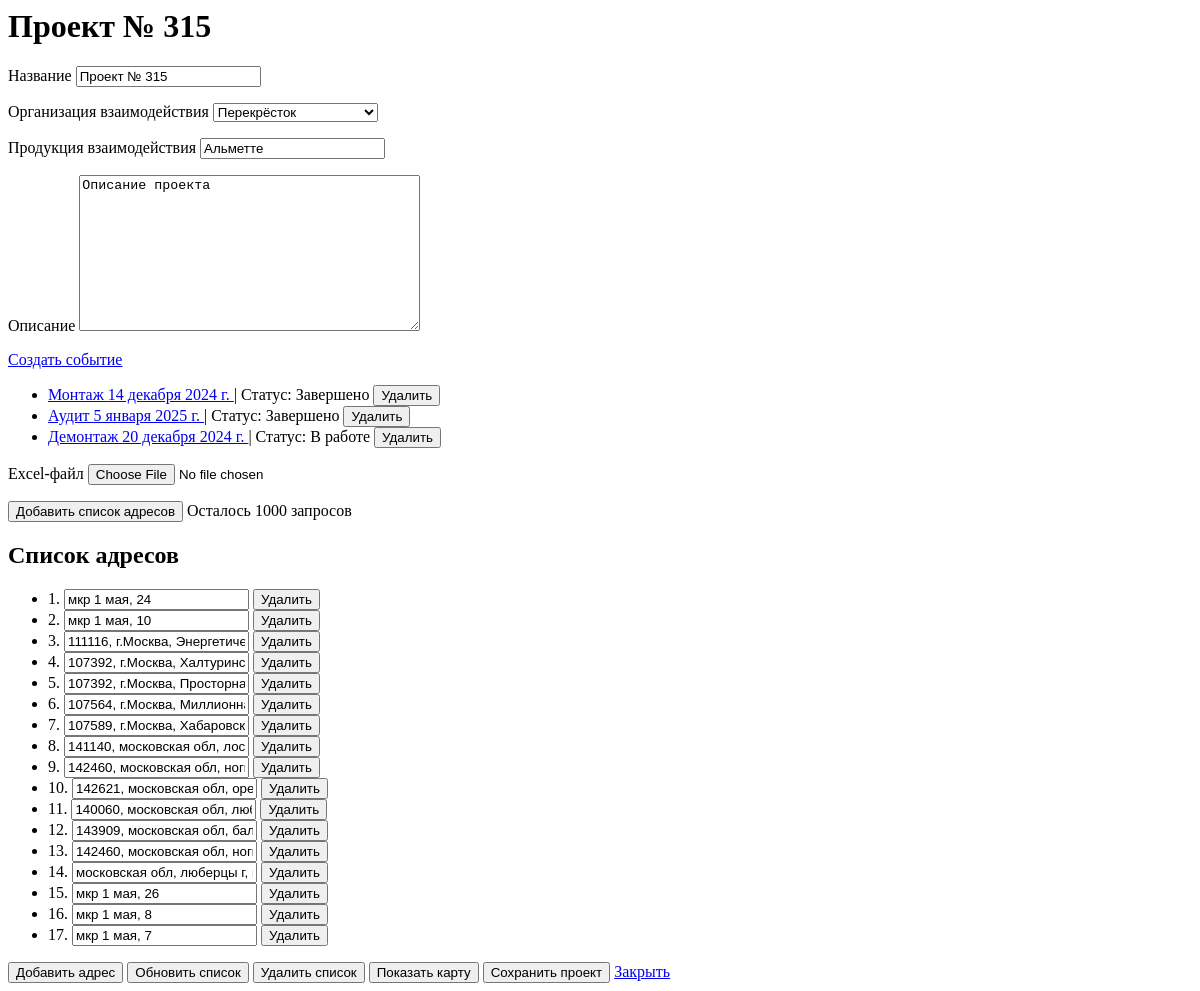
The app's page /projects/5/edit/ (signed in), older data.
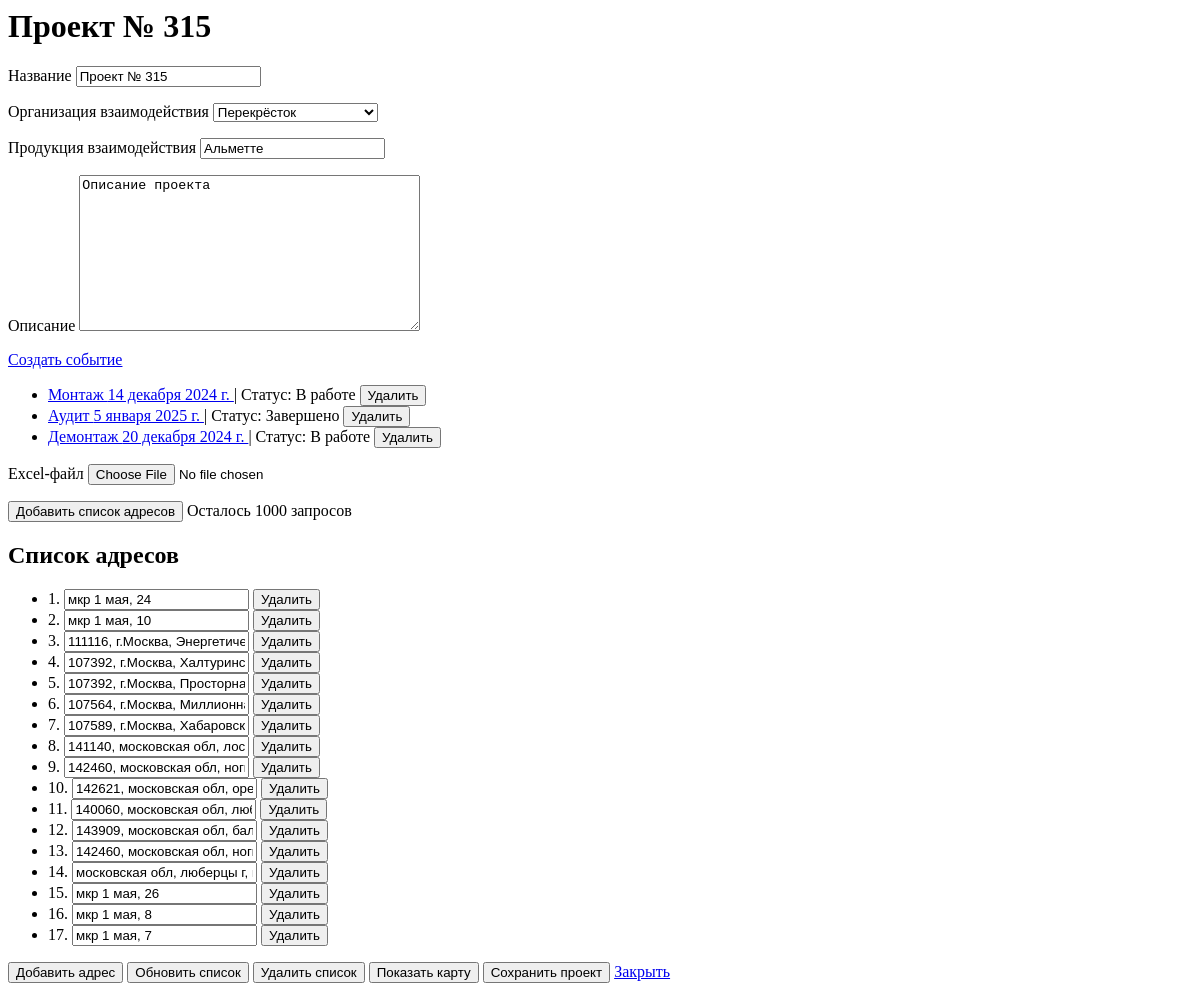
The same page, newer data.
### projects/models.py (models this page shows, shortened)
class Event(models.Model):
    EVENT_TYPES = (
        ('montage', 'Монтаж'),
        ('audit', 'Аудит'),
        ('dismantle', 'Демонтаж'),
    )
    STATUS_CHOICES = [
        ('created', 'Создано'),
        ('assigned', 'Назначено'),
        ('in_progress', 'В работе'),
        ('completed', 'Завершено'),
    ]
    project = models.ForeignKey(Project, related_name='events', on_delete=models.CASCADE)
    event_type = models.CharField(choices=EVENT_TYPES, max_length=20)
    status = models.CharField(max_length=11, choices=STATUS_CHOICES, default='created')
    description = models.TextField(blank=True)
    photo_count = models.IntegerField()
    event_date = models.DateField()
    duration_days = models.IntegerField()
    assigned_users = models.ManyToManyField(User, through='EventUser', blank=True, related_name='events_as_assignee')

### projects/views.py (the view)
# urls.py: path('<int:project_id>/edit/', views.edit_project, name='edit_project'),
@login_required
def edit_project(request, project_id):
    project = get_object_or_404(Project, pk=project_id)
    events = project.events.all()
    addresses = project.addresses.all()
    counter, created = RequestCounter.objects.get_or_create(user=request.user)
    remaining_requests = counter.count
    if request.method == 'POST':
        form = ProjectForm(request.POST, request.FILES, instance=project)
        if form.is_valid():
            if form.cleaned_data['organization'] == 'add_new':
                new_org = form.cleaned_data['new_organization']
                form.instance.organization = new_org
            else:
                form.instance.organization = form.cleaned_data['organization']
            form.save()
            return redirect('edit_project', project_id=project.id)
    else:
        form = ProjectForm(instance=project)
    return render(request, 'projects/edit_project.html', {
        'form': form,
        'project': project,
        'events': events,
        'addresses': addresses,
        'remaining_requests': remaining_requests,
    })

### projects/forms.py (shortened to what this page needs)
class ProjectForm(forms.ModelForm):
    organization_choices = [
        ("", "---------"),
        ("Пятёрочка", "Пятёрочка"),
        ("Перекрёсток", "Перекрёсток"),
        ("Магнит", "Магнит"),
        ("Лента", "Лента"),
        ("Дикси", "Дикси"),
        ("add_new", "Добавить организацию"),
    ]
    organization = forms.ChoiceField(choices=organization_choices, required=False)
    new_organization = forms.CharField(max_length=255, required=False, label='Новая организация')
    class Meta:
        model = Project
        fields = ['name', 'organization', 'product', 'description', 'excel_file']
        labels = {
            'name': 'Название',
            'description': 'Описание',
            'excel_file': 'Excel-файл',
            'organization': 'Организация взаимодействия',
            'product': 'Продукция взаимодействия',
        }

### projects/templates/projects/edit_project.html (shortened to what this page needs)
<html>
<head>
    {% load static %}
    <link rel="stylesheet" type="text/css" href="{% static 'projects/yandex-map-modal.css' %}">
    <link rel="stylesheet" href="//code.jquery.com/ui/1.12.1/themes/base/jquery-ui.css">
</head>
<body>
    <h1>{{ project.name }}</h1>
    <form id="project-form" method="POST" enctype="multipart/form-data">
        <p>
            <label for="{{ form.name.id_for_label }}">Название</label>
            {{ form.name }}
        </p>
        <p>
            <label for="{{ form.organization.id_for_label }}">Организация взаимодействия</label>
            {{ form.organization }}
        </p>
        <p>
            <label for="{{ form.product.id_for_label }}">Продукция взаимодействия</label>
            {{ form.product }}
        </p>
        <p>
            <label for="{{ form.description.id_for_label }}">Описание</label>
            {{ form.description }}
        </p>
    </form>
    <a href="{% url 'create_event' project.id %}">Создать событие</a>
    <ul>
        {% for event in events %}
        <li>
            <a href="{% url 'edit_event' event.id %}">
                {{ event.get_event_type_display }} {{ event.event_date }}
            </a>
            | Статус: {{ event.get_status_display }}
            <form method="POST" action="{% url 'delete_event' event.id %}" style="display:inline;">
                <button type="submit" onclick="return confirm('Вы уверены что хотите удалить событие?');">Удалить</button>
            </form>
        </li>
        {% empty %}
            <li>Нет событий.</li>
        {% endfor %}
    </ul>
    <p>
        <label for="{{ form.excel_file.id_for_label }}">Excel-файл</label>
        {{ form.excel_file }}
    </p>
    <button type="button" id="get-coordinates-btn">Добавить список адресов</button>
    <span id="remaining-requests">Осталось {{ remaining_requests }} запросов</span>
    <h2>Список адресов</h2>
    <ul id="addresses-list">
        {% for address in addresses %}
        <li data-id="{{ address.id }}">
            <span class="address-number">{{ forloop.counter }}.</span>
            <input class="address-name" value="{{ address.name }}" data-id="{{ address.id }}">
            <button class="delete-address-btn" data-id="{{ address.id }}">Удалить</button>
        </li>
        {% empty %}
        <li>Нет адресов.</li>
        {% endfor %}
    </ul>
    <button type="button" id="add-address-btn">Добавить адрес</button>
    <button type="button" id="update-addresses-btn">Обновить список</button>
    <button type="button" id="delete-addresses-btn">Удалить список</button>
    <button type="button" id="show-map-btn">Показать карту</button>
    <button type="button" id="save-project-button">Сохранить проект</button>
    <a href="{% url 'manage_projects' %}">Закрыть</a>
</body>
</html>

Row changes from the older to the newer data that the page shows:
changed Event "Монтаж": status "Завершено" → "В работе"
